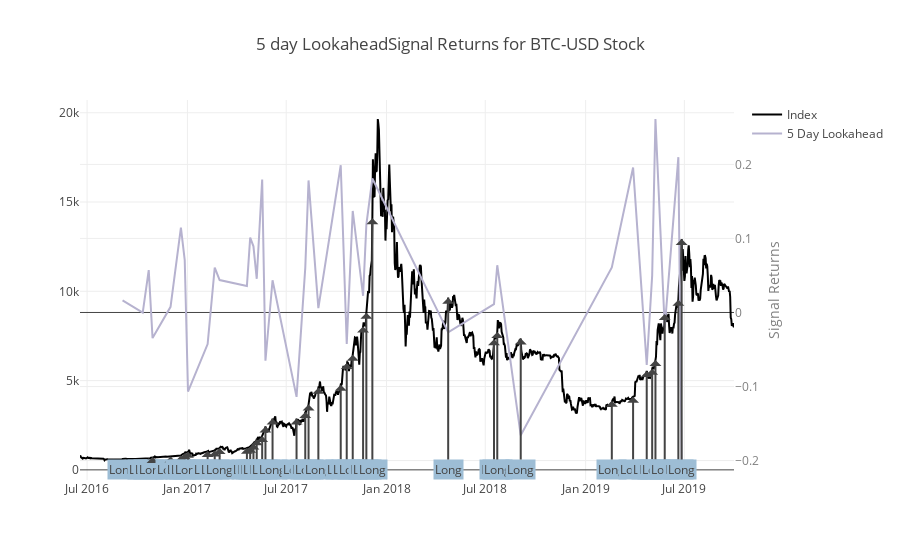
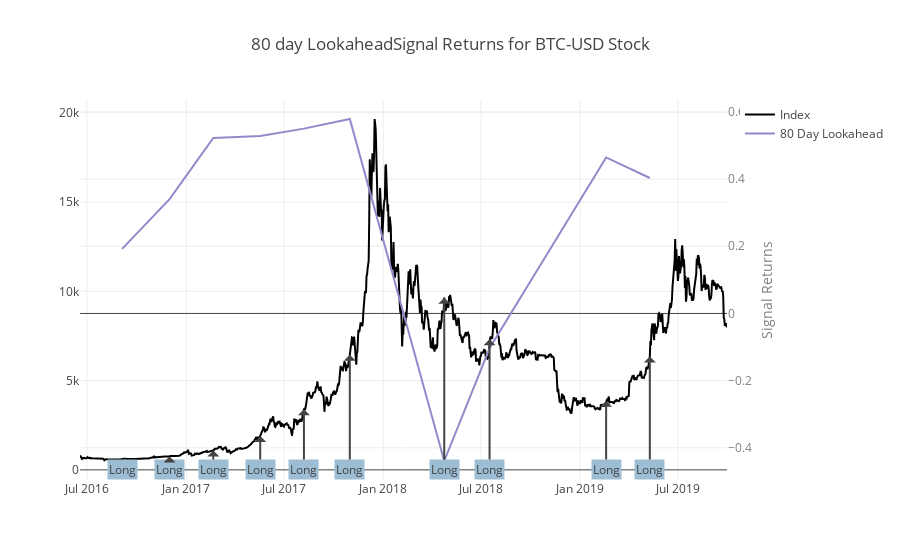
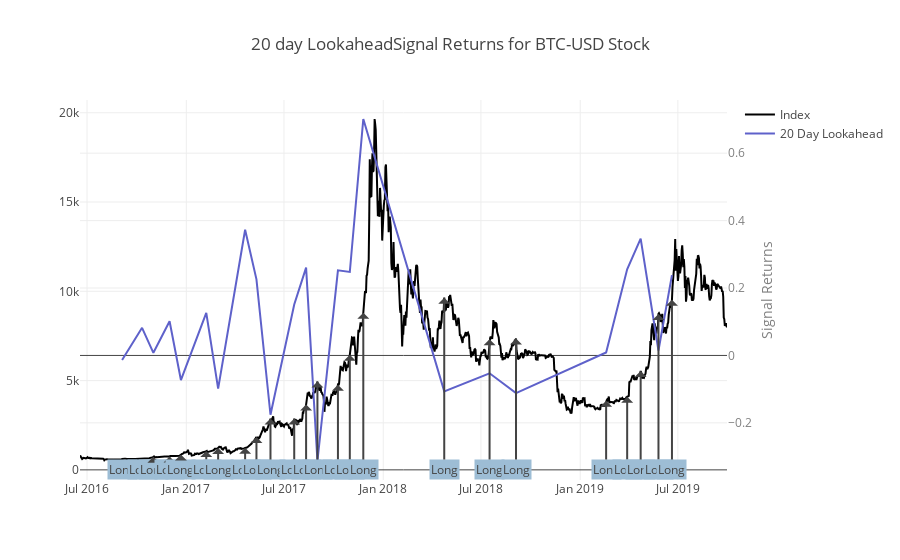
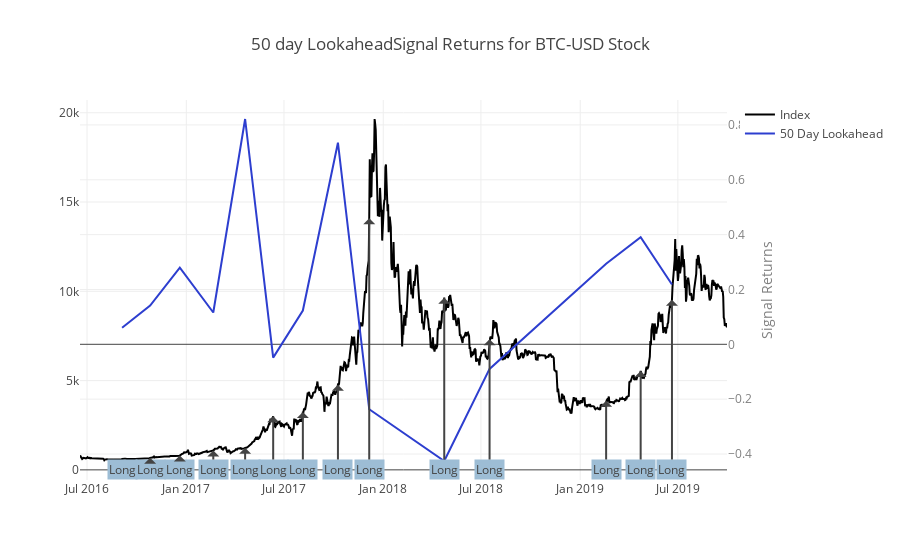

Source (notebook cell) for these figures, in order:
### Markdown cell above
### View Data
Let's continue using the previous lookahead prices to view the signal returns. Just like before, the axis for the signal returns is on the right side of the chart.

### Code cell
title_string = '{} day LookaheadSignal Returns for {} Stock'
signal_return_5 = get_signal_return(signal_5, price_return_5)
signal_return_80 = get_signal_return(signal_80, price_return_80)
signal_return_20 = get_signal_return(signal_20, price_return_20)
signal_return_50 = get_signal_return(signal_50, price_return_50)
project_helper.plot_signal_returns(
    close[apple_ticker],
    [
        (signal_return_5[apple_ticker], signal_5[apple_ticker], 5),
        (signal_return_80[apple_ticker], signal_80[apple_ticker], 80),
        (signal_return_20[apple_ticker], signal_20[apple_ticker], 20),
        (signal_return_50[apple_ticker], signal_50[apple_ticker], 50)
    ],
    [
    title_string.format(5, apple_ticker), 
     title_string.format(80, apple_ticker),
     title_string.format(20, apple_ticker), 
     title_string.format(50, apple_ticker)
    ])

### Figure 1 — Plotly figure (JSON) as saved in the notebook; plotly's stock layout.template omitted (floating-point values rounded to 4 significant figures; data arrays with more than 128 entries replaced by an {"elided": "..."} marker saying what was removed)
{"data": [{"line": {"color": "black"}, "name": "Index", "type": "scatter", "x": {"elided": "1200 str values"}, "y": {"elided": "1200 float values"}}, {"line": {"color": "#b6b2cf"}, "name": "5 Day Lookahead", "type": "scatter", "x": ["2016-09-04", "2016-10-11", "2016-10-22", "2016-10-29", "2016-12-01", "2016-12-20", "2016-12-27", "2017-01-02", "2017-02-07", "2017-02-20", "2017-03-01", "2017-04-20", "2017-04-26", "2017-05-02", "2017-05-08", "2017-05-18", "2017-05-24", "2017-06-06", "2017-07-20", "2017-08-05", "2017-08-11", "2017-08-29", "2017-10-09", "2017-10-20", "2017-10-31", "2017-11-19", "2017-11-25", "2017-12-06", "2018-04-24", "2018-07-17", "2018-07-23", "2018-09-04", "2019-02-18", "2019-03-29", "2019-04-23", "2019-05-03", "2019-05-09", "2019-05-26", "2019-06-20", "2019-06-26", "2019-09-26", "2019-09-27", "2019-09-28", "2019-09-29", "2019-09-30"], "y": [0.01645, -0.0003115, 0.05725, -0.03458, 0.007663, 0.1147, 0.07067, -0.1068, -0.0426, 0.06068, 0.04374, 0.03576, 0.101, 0.08935, 0.04549, 0.1796, -0.06517, 0.04351, -0.114, 0.06027, 0.1784, 0.005864, 0.1989, -0.04249, 0.1371, 0.02255, 0.1186, 0.181, -0.02691, 0.01125, 0.06383, -0.1659, 0.06094, 0.1958, -0.07072, 0.05016, 0.2614, -0.02056, 0.2098, -0.2006, null, null, null, null, null], "yaxis": "y2"}], "layout": {"annotations": [{"ax": 0, "ay": 20, "ayref": "y", "bgcolor": "#9dbdd5", "text": "Long", "x": "2016-09-04", "y": 611.9}, {"ax": 0, "ay": 20, "ayref": "y", "bgcolor": "#9dbdd5", "text": "Long", "x": "2016-10-11", "y": 642.1}, {"ax": 0, "ay": 20, "ayref": "y", "bgcolor": "#9dbdd5", "text": "Long", "x": "2016-10-22", "y": 652.8}, {"ax": 0, "ay": 20, "ayref": "y", "bgcolor": "#9dbdd5", "text": "Long", "x": "2016-10-29", "y": 714.3}, {"ax": 0, "ay": 20, "ayref": "y", "bgcolor": "#9dbdd5", "text": "Long", "x": "2016-12-01", "y": 754}, {"ax": 0, "ay": 20, "ayref": "y", "bgcolor": "#9dbdd5", "text": "Long", "x": "2016-12-20", "y": 799.0}, {"ax": 0, "ay": 20, "ayref": "y", "bgcolor": "#9dbdd5", "text": "Long", "x": "2016-12-27", "y": 925.2}, {"ax": 0, "ay": 20, "ayref": "y", "bgcolor": "#9dbdd5", "text": "Long", "x": "2017-01-02", "y": 1011.0}, {"ax": 0, "ay": 20, "ayref": "y", "bgcolor": "#9dbdd5", "text": "Long", "x": "2017-02-07", "y": 1054.0}, {"ax": 0, "ay": 20, "ayref": "y", "bgcolor": "#9dbdd5", "text": "Long", "x": "2017-02-20", "y": 1090.0}, {"ax": 0, "ay": 20, "ayref": "y", "bgcolor": "#9dbdd5", "text": "Long", "x": "2017-03-01", "y": 1230}, {"ax": 0, "ay": 20, "ayref": "y", "bgcolor": "#9dbdd5", "text": "Long", "x": "2017-04-20", "y": 1236.0}, {"ax": 0, "ay": 20, "ayref": "y", "bgcolor": "#9dbdd5", "text": "Long", "x": "2017-04-26", "y": 1298.0}, {"ax": 0, "ay": 20, "ayref": "y", "bgcolor": "#9dbdd5", "text": "Long", "x": "2017-05-02", "y": 1472.0}, {"ax": 0, "ay": 20, "ayref": "y", "bgcolor": "#9dbdd5", "text": "Long", "x": "2017-05-08", "y": 1713}, {"ax": 0, "ay": 20, "ayref": "y", "bgcolor": "#9dbdd5", "text": "Long", "x": "2017-05-18", "y": 1899.0}, {"ax": 0, "ay": 20, "ayref": "y", "bgcolor": "#9dbdd5", "text": "Long", "x": "2017-05-24", "y": 2433.0}, {"ax": 0, "ay": 20, "ayref": "y", "bgcolor": "#9dbdd5", "text": "Long", "x": "2017-06-06", "y": 2871.0}, {"ax": 0, "ay": 20, "ayref": "y", "bgcolor": "#9dbdd5", "text": "Long", "x": "2017-07-20", "y": 2873.0}, {"ax": 0, "ay": 20, "ayref": "y", "bgcolor": "#9dbdd5", "text": "Long", "x": "2017-08-05", "y": 3243.0}, {"ax": 0, "ay": 20, "ayref": "y", "bgcolor": "#9dbdd5", "text": "Long", "x": "2017-08-11", "y": 3656.0}, {"ax": 0, "ay": 20, "ayref": "y", "bgcolor": "#9dbdd5", "text": "Long", "x": "2017-08-29", "y": 4599}, {"ax": 0, "ay": 20, "ayref": "y", "bgcolor": "#9dbdd5", "text": "Long", "x": "2017-10-09", "y": 4770.0}, {"ax": 0, "ay": 20, "ayref": "y", "bgcolor": "#9dbdd5", "text": "Long", "x": "2017-10-20", "y": 5989.0}, {"ax": 0, "ay": 20, "ayref": "y", "bgcolor": "#9dbdd5", "text": "Long", "x": "2017-10-31", "y": 6445.0}, {"ax": 0, "ay": 20, "ayref": "y", "bgcolor": "#9dbdd5", "text": "Long", "x": "2017-11-19", "y": 8032.0}, {"ax": 0, "ay": 20, "ayref": "y", "bgcolor": "#9dbdd5", "text": "Long", "x": "2017-11-25", "y": 8796.0}, {"ax": 0, "ay": 20, "ayref": "y", "bgcolor": "#9dbdd5", "text": "Long", "x": "2017-12-06", "y": 14090}, {"ax": 0, "ay": 20, "ayref": "y", "bgcolor": "#9dbdd5", "text": "Long", "x": "2018-04-24", "y": 9645.0}, {"ax": 0, "ay": 20, "ayref": "y", "bgcolor": "#9dbdd5", "text": "Long", "x": "2018-07-17", "y": 7315.0}, {"ax": 0, "ay": 20, "ayref": "y", "bgcolor": "#9dbdd5", "text": "Long", "x": "2018-07-23", "y": 7720.0}, {"ax": 0, "ay": 20, "ayref": "y", "bgcolor": "#9dbdd5", "text": "Long", "x": "2018-09-04", "y": 7360}, {"ax": 0, "ay": 20, "ayref": "y", "bgcolor": "#9dbdd5", "text": "Long", "x": "2019-02-18", "y": 3867}, {"ax": 0, "ay": 20, "ayref": "y", "bgcolor": "#9dbdd5", "text": "Long", "x": "2019-03-29", "y": 4091.0}, {"ax": 0, "ay": 20, "ayref": "y", "bgcolor": "#9dbdd5", "text": "Long", "x": "2019-04-23", "y": 5533.0}, {"ax": 0, "ay": 20, "ayref": "y", "bgcolor": "#9dbdd5", "text": "Long", "x": "2019-05-03", "y": 5657.0}, {"ax": 0, "ay": 20, "ayref": "y", "bgcolor": "#9dbdd5", "text": "Long", "x": "2019-05-09", "y": 6153.0}, {"ax": 0, "ay": 20, "ayref": "y", "bgcolor": "#9dbdd5", "text": "Long", "x": "2019-05-26", "y": 8732.0}, {"ax": 0, "ay": 20, "ayref": "y", "bgcolor": "#9dbdd5", "text": "Long", "x": "2019-06-20", "y": 9531.0}, {"ax": 0, "ay": 20, "ayref": "y", "bgcolor": "#9dbdd5", "text": "Long", "x": "2019-06-26", "y": 12930.0}], "title": "5 day LookaheadSignal Returns for BTC-USD Stock", "yaxis2": {"overlaying": "y", "side": "right", "tickfont": {"color": "grey"}, "title": "Signal Returns", "titlefont": {"color": "grey"}}}}

### Figure 2 — Plotly figure (JSON) as saved in the notebook; plotly's stock layout.template omitted (floating-point values rounded to 4 significant figures; data arrays with more than 128 entries replaced by an {"elided": "..."} marker saying what was removed)
{"data": [{"line": {"color": "black"}, "name": "Index", "type": "scatter", "x": {"elided": "1200 str values"}, "y": {"elided": "1200 float values"}}, {"line": {"color": "#8f8bca"}, "name": "80 Day Lookahead", "type": "scatter", "x": ["2016-09-04", "2016-12-01", "2017-02-20", "2017-05-18", "2017-08-07", "2017-10-31", "2018-04-24", "2018-07-17", "2019-02-18", "2019-05-10", "2019-07-13", "2019-07-14", "2019-07-15", "2019-07-16", "2019-07-17", "2019-07-18", "2019-07-19", "2019-07-20", "2019-07-21", "2019-07-22", "2019-07-23", "2019-07-24", "2019-07-25", "2019-07-26", "2019-07-27", "2019-07-28", "2019-07-29", "2019-07-30", "2019-07-31", "2019-08-01", "2019-08-02", "2019-08-03", "2019-08-04", "2019-08-05", "2019-08-06", "2019-08-07", "2019-08-08", "2019-08-09", "2019-08-10", "2019-08-11", "2019-08-12", "2019-08-13", "2019-08-14", "2019-08-15", "2019-08-16", "2019-08-17", "2019-08-18", "2019-08-19", "2019-08-20", "2019-08-21", "2019-08-22", "2019-08-23", "2019-08-24", "2019-08-25", "2019-08-26", "2019-08-27", "2019-08-28", "2019-08-29", "2019-08-30", "2019-08-31", "2019-09-01", "2019-09-02", "2019-09-03", "2019-09-04", "2019-09-05", "2019-09-06", "2019-09-07", "2019-09-08", "2019-09-09", "2019-09-10", "2019-09-11", "2019-09-12", "2019-09-13", "2019-09-14", "2019-09-15", "2019-09-16", "2019-09-17", "2019-09-18", "2019-09-19", "2019-09-20", "2019-09-21", "2019-09-22", "2019-09-23", "2019-09-24", "2019-09-25", "2019-09-26", "2019-09-27", "2019-09-28", "2019-09-29", "2019-09-30"], "y": [0.1921, 0.3405, 0.5226, 0.5287, 0.5503, 0.579, -0.4393, -0.1038, 0.4645, 0.4034, null, null, null, null, null, null, null, null, null, null, null, null, null, null, null, null, null, null, null, null, null, null, null, null, null, null, null, null, null, null, null, null, null, null, null, null, null, null, null, null, null, null, null, null, null, null, null, null, null, null, null, null, null, null, null, null, null, null, null, null, null, null, null, null, null, null, null, null, null, null, null, null, null, null, null, null, null, null, null, null], "yaxis": "y2"}], "layout": {"annotations": [{"ax": 0, "ay": 20, "ayref": "y", "bgcolor": "#9dbdd5", "text": "Long", "x": "2016-09-04", "y": 611.9}, {"ax": 0, "ay": 20, "ayref": "y", "bgcolor": "#9dbdd5", "text": "Long", "x": "2016-12-01", "y": 754}, {"ax": 0, "ay": 20, "ayref": "y", "bgcolor": "#9dbdd5", "text": "Long", "x": "2017-02-20", "y": 1090.0}, {"ax": 0, "ay": 20, "ayref": "y", "bgcolor": "#9dbdd5", "text": "Long", "x": "2017-05-18", "y": 1899.0}, {"ax": 0, "ay": 20, "ayref": "y", "bgcolor": "#9dbdd5", "text": "Long", "x": "2017-08-07", "y": 3398.0}, {"ax": 0, "ay": 20, "ayref": "y", "bgcolor": "#9dbdd5", "text": "Long", "x": "2017-10-31", "y": 6445.0}, {"ax": 0, "ay": 20, "ayref": "y", "bgcolor": "#9dbdd5", "text": "Long", "x": "2018-04-24", "y": 9645.0}, {"ax": 0, "ay": 20, "ayref": "y", "bgcolor": "#9dbdd5", "text": "Long", "x": "2018-07-17", "y": 7315.0}, {"ax": 0, "ay": 20, "ayref": "y", "bgcolor": "#9dbdd5", "text": "Long", "x": "2019-02-18", "y": 3867}, {"ax": 0, "ay": 20, "ayref": "y", "bgcolor": "#9dbdd5", "text": "Long", "x": "2019-05-10", "y": 6343.0}], "title": "80 day LookaheadSignal Returns for BTC-USD Stock", "yaxis2": {"overlaying": "y", "side": "right", "tickfont": {"color": "grey"}, "title": "Signal Returns", "titlefont": {"color": "grey"}}}}

### Figure 3 — Plotly figure (JSON) as saved in the notebook; plotly's stock layout.template omitted (floating-point values rounded to 4 significant figures; data arrays with more than 128 entries replaced by an {"elided": "..."} marker saying what was removed)
{"data": [{"line": {"color": "black"}, "name": "Index", "type": "scatter", "x": {"elided": "1200 str values"}, "y": {"elided": "1200 float values"}}, {"line": {"color": "#5e61ca"}, "name": "20 Day Lookahead", "type": "scatter", "x": ["2016-09-04", "2016-10-11", "2016-11-01", "2016-12-01", "2016-12-22", "2017-02-07", "2017-03-01", "2017-04-20", "2017-05-11", "2017-06-06", "2017-07-20", "2017-08-11", "2017-09-01", "2017-10-09", "2017-10-31", "2017-11-25", "2018-04-24", "2018-07-17", "2018-09-04", "2019-02-18", "2019-03-29", "2019-04-23", "2019-05-26", "2019-06-20", "2019-09-11", "2019-09-12", "2019-09-13", "2019-09-14", "2019-09-15", "2019-09-16", "2019-09-17", "2019-09-18", "2019-09-19", "2019-09-20", "2019-09-21", "2019-09-22", "2019-09-23", "2019-09-24", "2019-09-25", "2019-09-26", "2019-09-27", "2019-09-28", "2019-09-29", "2019-09-30"], "y": [-0.01356, 0.08187, 0.00777, 0.1014, -0.07298, 0.1263, -0.09868, 0.373, 0.2257, -0.176, 0.1513, 0.2605, -0.3132, 0.2526, 0.2476, 0.7015, -0.1066, -0.05291, -0.1117, 0.008733, 0.2555, 0.3466, 0.01461, 0.2385, null, null, null, null, null, null, null, null, null, null, null, null, null, null, null, null, null, null, null, null], "yaxis": "y2"}], "layout": {"annotations": [{"ax": 0, "ay": 20, "ayref": "y", "bgcolor": "#9dbdd5", "text": "Long", "x": "2016-09-04", "y": 611.9}, {"ax": 0, "ay": 20, "ayref": "y", "bgcolor": "#9dbdd5", "text": "Long", "x": "2016-10-11", "y": 642.1}, {"ax": 0, "ay": 20, "ayref": "y", "bgcolor": "#9dbdd5", "text": "Long", "x": "2016-11-01", "y": 730.7}, {"ax": 0, "ay": 20, "ayref": "y", "bgcolor": "#9dbdd5", "text": "Long", "x": "2016-12-01", "y": 754}, {"ax": 0, "ay": 20, "ayref": "y", "bgcolor": "#9dbdd5", "text": "Long", "x": "2016-12-22", "y": 856.0}, {"ax": 0, "ay": 20, "ayref": "y", "bgcolor": "#9dbdd5", "text": "Long", "x": "2017-02-07", "y": 1054.0}, {"ax": 0, "ay": 20, "ayref": "y", "bgcolor": "#9dbdd5", "text": "Long", "x": "2017-03-01", "y": 1230}, {"ax": 0, "ay": 20, "ayref": "y", "bgcolor": "#9dbdd5", "text": "Long", "x": "2017-04-20", "y": 1236.0}, {"ax": 0, "ay": 20, "ayref": "y", "bgcolor": "#9dbdd5", "text": "Long", "x": "2017-05-11", "y": 1838.0}, {"ax": 0, "ay": 20, "ayref": "y", "bgcolor": "#9dbdd5", "text": "Long", "x": "2017-06-06", "y": 2871.0}, {"ax": 0, "ay": 20, "ayref": "y", "bgcolor": "#9dbdd5", "text": "Long", "x": "2017-07-20", "y": 2873.0}, {"ax": 0, "ay": 20, "ayref": "y", "bgcolor": "#9dbdd5", "text": "Long", "x": "2017-08-11", "y": 3656.0}, {"ax": 0, "ay": 20, "ayref": "y", "bgcolor": "#9dbdd5", "text": "Long", "x": "2017-09-01", "y": 4948.0}, {"ax": 0, "ay": 20, "ayref": "y", "bgcolor": "#9dbdd5", "text": "Long", "x": "2017-10-09", "y": 4770.0}, {"ax": 0, "ay": 20, "ayref": "y", "bgcolor": "#9dbdd5", "text": "Long", "x": "2017-10-31", "y": 6445.0}, {"ax": 0, "ay": 20, "ayref": "y", "bgcolor": "#9dbdd5", "text": "Long", "x": "2017-11-25", "y": 8796.0}, {"ax": 0, "ay": 20, "ayref": "y", "bgcolor": "#9dbdd5", "text": "Long", "x": "2018-04-24", "y": 9645.0}, {"ax": 0, "ay": 20, "ayref": "y", "bgcolor": "#9dbdd5", "text": "Long", "x": "2018-07-17", "y": 7315.0}, {"ax": 0, "ay": 20, "ayref": "y", "bgcolor": "#9dbdd5", "text": "Long", "x": "2018-09-04", "y": 7360}, {"ax": 0, "ay": 20, "ayref": "y", "bgcolor": "#9dbdd5", "text": "Long", "x": "2019-02-18", "y": 3867}, {"ax": 0, "ay": 20, "ayref": "y", "bgcolor": "#9dbdd5", "text": "Long", "x": "2019-03-29", "y": 4091.0}, {"ax": 0, "ay": 20, "ayref": "y", "bgcolor": "#9dbdd5", "text": "Long", "x": "2019-04-23", "y": 5533.0}, {"ax": 0, "ay": 20, "ayref": "y", "bgcolor": "#9dbdd5", "text": "Long", "x": "2019-05-26", "y": 8732.0}, {"ax": 0, "ay": 20, "ayref": "y", "bgcolor": "#9dbdd5", "text": "Long", "x": "2019-06-20", "y": 9531.0}], "title": "20 day LookaheadSignal Returns for BTC-USD Stock", "yaxis2": {"overlaying": "y", "side": "right", "tickfont": {"color": "grey"}, "title": "Signal Returns", "titlefont": {"color": "grey"}}}}

### Figure 4 — Plotly figure (JSON) as saved in the notebook; plotly's stock layout.template omitted (floating-point values rounded to 4 significant figures; data arrays with more than 128 entries replaced by an {"elided": "..."} marker saying what was removed)
{"data": [{"line": {"color": "black"}, "name": "Index", "type": "scatter", "x": {"elided": "1200 str values"}, "y": {"elided": "1200 float values"}}, {"line": {"color": "#2d3ecf"}, "name": "50 Day Lookahead", "type": "scatter", "x": ["2016-09-04", "2016-10-26", "2016-12-20", "2017-02-20", "2017-04-20", "2017-06-11", "2017-08-05", "2017-10-09", "2017-12-06", "2018-04-24", "2018-07-17", "2019-02-18", "2019-04-23", "2019-06-20", "2019-08-12", "2019-08-13", "2019-08-14", "2019-08-15", "2019-08-16", "2019-08-17", "2019-08-18", "2019-08-19", "2019-08-20", "2019-08-21", "2019-08-22", "2019-08-23", "2019-08-24", "2019-08-25", "2019-08-26", "2019-08-27", "2019-08-28", "2019-08-29", "2019-08-30", "2019-08-31", "2019-09-01", "2019-09-02", "2019-09-03", "2019-09-04", "2019-09-05", "2019-09-06", "2019-09-07", "2019-09-08", "2019-09-09", "2019-09-10", "2019-09-11", "2019-09-12", "2019-09-13", "2019-09-14", "2019-09-15", "2019-09-16", "2019-09-17", "2019-09-18", "2019-09-19", "2019-09-20", "2019-09-21", "2019-09-22", "2019-09-23", "2019-09-24", "2019-09-25", "2019-09-26", "2019-09-27", "2019-09-28", "2019-09-29", "2019-09-30"], "y": [0.06034, 0.1411, 0.2796, 0.1161, 0.8217, -0.04854, 0.1233, 0.7352, -0.2369, -0.4255, -0.08962, 0.2937, 0.3905, 0.2183, null, null, null, null, null, null, null, null, null, null, null, null, null, null, null, null, null, null, null, null, null, null, null, null, null, null, null, null, null, null, null, null, null, null, null, null, null, null, null, null, null, null, null, null, null, null, null, null, null, null], "yaxis": "y2"}], "layout": {"annotations": [{"ax": 0, "ay": 20, "ayref": "y", "bgcolor": "#9dbdd5", "text": "Long", "x": "2016-09-04", "y": 611.9}, {"ax": 0, "ay": 20, "ayref": "y", "bgcolor": "#9dbdd5", "text": "Long", "x": "2016-10-26", "y": 674}, {"ax": 0, "ay": 20, "ayref": "y", "bgcolor": "#9dbdd5", "text": "Long", "x": "2016-12-20", "y": 799.0}, {"ax": 0, "ay": 20, "ayref": "y", "bgcolor": "#9dbdd5", "text": "Long", "x": "2017-02-20", "y": 1090.0}, {"ax": 0, "ay": 20, "ayref": "y", "bgcolor": "#9dbdd5", "text": "Long", "x": "2017-04-20", "y": 1236.0}, {"ax": 0, "ay": 20, "ayref": "y", "bgcolor": "#9dbdd5", "text": "Long", "x": "2017-06-11", "y": 2999.0}, {"ax": 0, "ay": 20, "ayref": "y", "bgcolor": "#9dbdd5", "text": "Long", "x": "2017-08-05", "y": 3243.0}, {"ax": 0, "ay": 20, "ayref": "y", "bgcolor": "#9dbdd5", "text": "Long", "x": "2017-10-09", "y": 4770.0}, {"ax": 0, "ay": 20, "ayref": "y", "bgcolor": "#9dbdd5", "text": "Long", "x": "2017-12-06", "y": 14090}, {"ax": 0, "ay": 20, "ayref": "y", "bgcolor": "#9dbdd5", "text": "Long", "x": "2018-04-24", "y": 9645.0}, {"ax": 0, "ay": 20, "ayref": "y", "bgcolor": "#9dbdd5", "text": "Long", "x": "2018-07-17", "y": 7315.0}, {"ax": 0, "ay": 20, "ayref": "y", "bgcolor": "#9dbdd5", "text": "Long", "x": "2019-02-18", "y": 3867}, {"ax": 0, "ay": 20, "ayref": "y", "bgcolor": "#9dbdd5", "text": "Long", "x": "2019-04-23", "y": 5533.0}, {"ax": 0, "ay": 20, "ayref": "y", "bgcolor": "#9dbdd5", "text": "Long", "x": "2019-06-20", "y": 9531.0}], "title": "50 day LookaheadSignal Returns for BTC-USD Stock", "yaxis2": {"overlaying": "y", "side": "right", "tickfont": {"color": "grey"}, "title": "Signal Returns", "titlefont": {"color": "grey"}}}}
